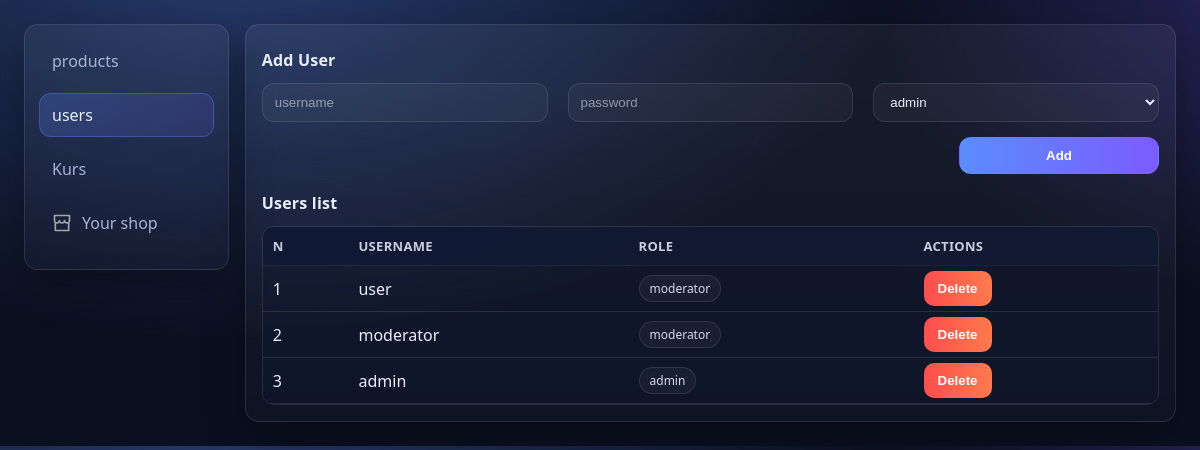
/admin/users (signed in), run on an earlier commit of the app's database.
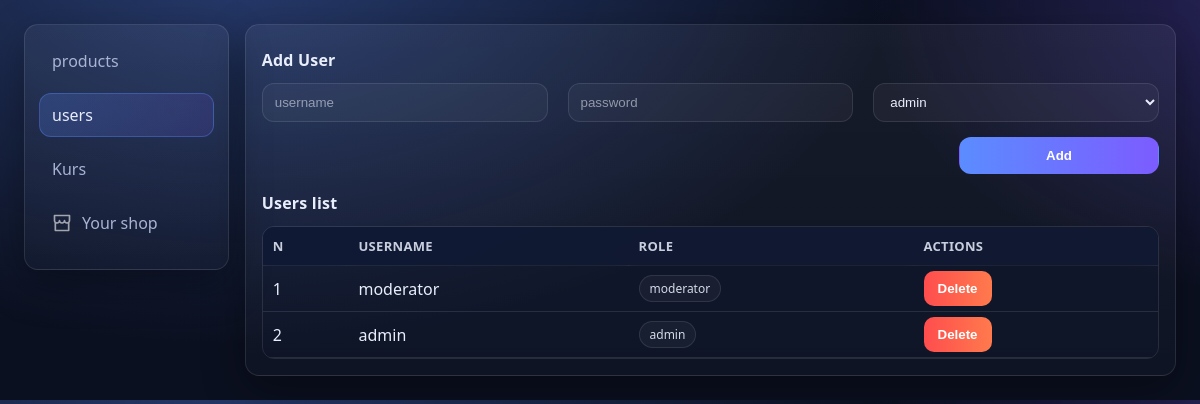
And on a later commit of the database.
### app/models/user.py (models this page shows, shortened)
class User(db.Model):
    __tablename__ = 'users'
    id = db.Column(db.Integer, primary_key=True)
    username = db.Column(db.String(80), unique=True, nullable=False)
    password_hash = db.Column(db.String(255), nullable=False)
    role = db.Column(db.String(20), nullable=False, default='user')
    created_at = db.Column(db.DateTime, default=datetime.now)

### app/routes/admin.py (the view)
@admin_bp.route('/users')
@login_required
def users():
    all_users = User.query.order_by(User.id.desc()).all()
    return render_template('admin/admin_panel.html', page="users", users=all_users)

### app/routes/admin.py (called while the page is built)
def login_required(f):
    @wraps(f)
    def decorated(*args, **kwargs):
        if 'user_id' not in session:
            flash('Avval login qiling', 'warning')
            return redirect(url_for('admin.login'))
        return f(*args, **kwargs)
    return decorated

### app/templates/admin/admin_panel.html (shortened to what this page needs)
{% extends 'base_admin.html' %}
{% block body %}
<main class="admin-panel">
    <div class="sidebar">
        <a href="{{ url_for('admin.products') }}"
           class="{% if page == 'products' %}active{% endif %}">
           products
        </a>
        <a href="{{ url_for('admin.users') }}"
           class="{% if page == 'users' %}active{% endif %}">
           users
        </a>
        <a href="{{ url_for('admin.settings') }}"
           class="{% if page=='settings' %}active{% endif %}">
            Kurs
        </a>
        <a href="{{ url_for('home.index') }}">
            Your shop
        </a>
    </div>
    <div class="main-section">
        {% if page == "users" %}
            {% include "admin/users.html" %}
        {% elif page == "products" %}
            {% include "admin/products.html" %}
        {% elif page == "settings" %}
            {% include "admin/settings.html" %}
        {% endif %}
    </div>
</main>
{% endblock %}

### app/templates/admin/users.html (shortened to what this page needs)
<h4>Add User</h4>
<form action="{{ url_for('admin.add_users') }}" method="post">
  <div style="gap: 20px;" class="row">
    <input type="text" name="username" placeholder="username">
    <input type="text" name="password" placeholder="password">
    <select name="role">
      <option value="admin">admin</option>
    </select>
  </div>
  <div style="height:15px"></div>
  <button style="width: 200px; display: block; margin-left: auto;" type="submit">Add</button>
</form>
<h4 style="margin-top:18px;">Users list</h4>
<div class="table-wrap">
  <table>
    <tr>
      <th>N</th>
      <th>Username</th>
      <th>Role</th>
      <th>Actions</th>
    </tr>
    {% for user in users %}
    <tr>
      <td>{{ loop.index }}</td>
      <td>{{ user.username }}</td>
      <td><span class="badge">{{ user.role }}</span></td>
      <td class="td-btn">
        <form action="{{ url_for('admin.delete_user', user_id=user.id ) }}" method="post" style="display:inline;">
          <button class="table-btn del-btn" type="submit"
            onclick="return confirm('Rostdan o\'chirmoqchimisiz?');">
            Delete
          </button>
        </form>
      </td>
    </tr>
    {% endfor %}
  </table>
</div>

What changed in the data, as far as the page shows it:
removed User: username "user", role "moderator"
